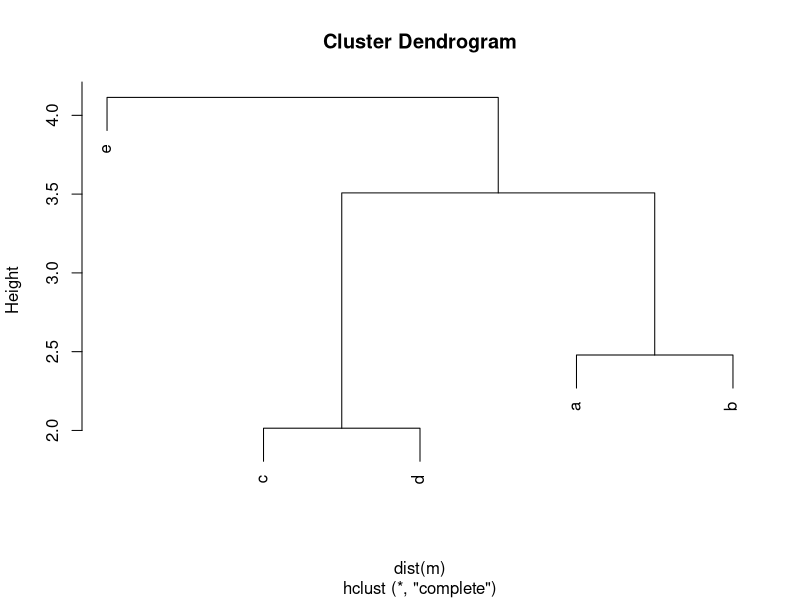
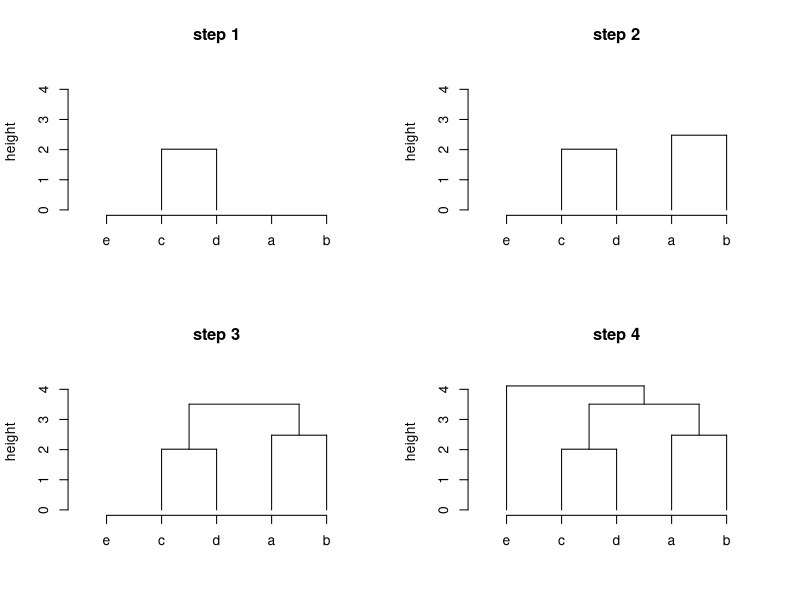
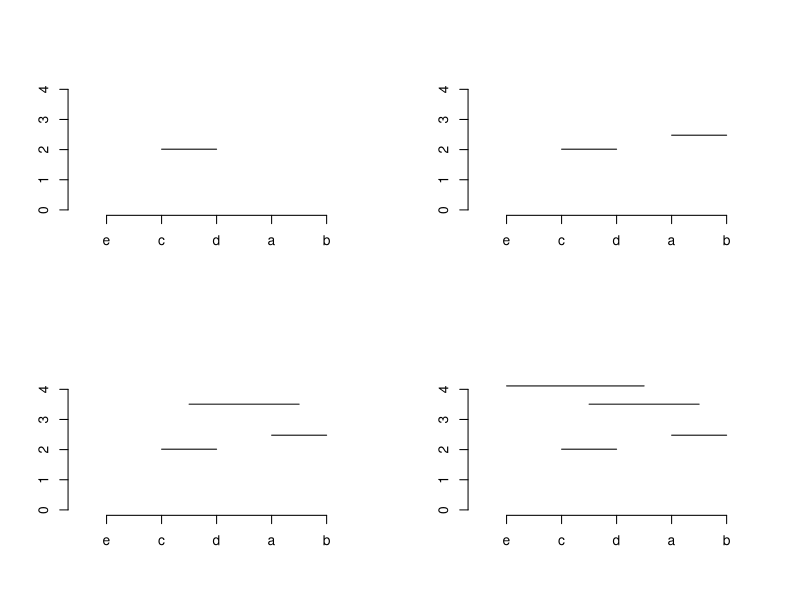
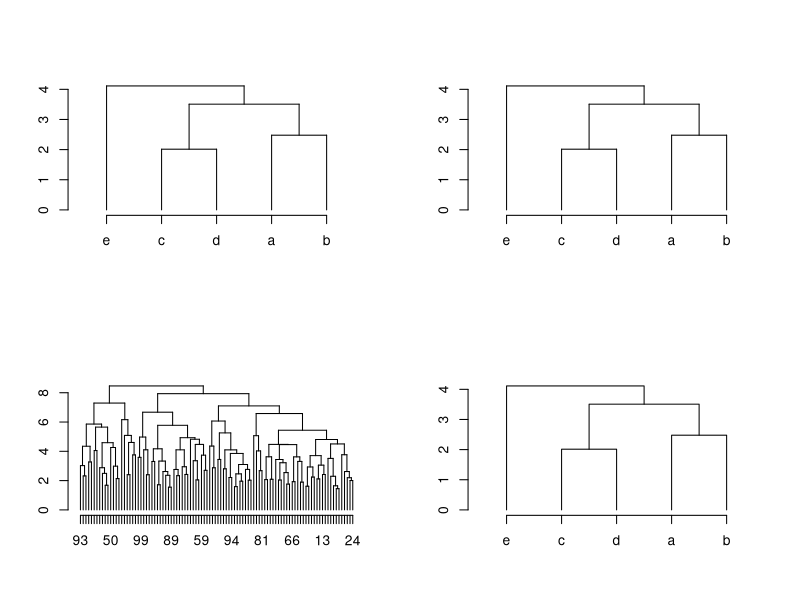
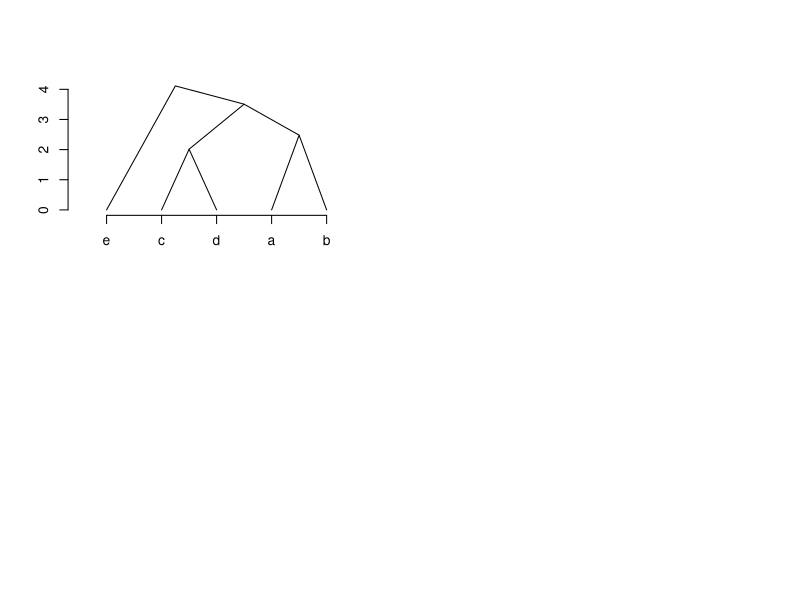

These charts were generated, in order, by the following R code:
## ---- chunk 1
library(knitr)
knitr::opts_chunk$set(
    error = FALSE,
    tidy  = FALSE,
    message = FALSE,
    warning = FALSE,
    fig.width = 5,
    fig.height = 5,
    fig.align = "center"
)
options("width" = 100)
## ---- chunk 2
set.seed(123456)
m = matrix(rnorm(25), 5)
rownames(m) = letters[1:5]
hc = hclust(dist(m))
## ---- chunk 3
hc
## ---- chunk 4
plot(hc)
## ---- chunk 5
str(hc)
## ---- chunk 6
hc$labels
hc$order
## ---- chunk 7
hc$order
## ---- chunk 8
hc$labels[hc$order]
## ---- chunk 9
hc$merge
hc$height
## ---- chunk 10
par(mfrow = c(2, 2))
x = order(hc$order)
midpoint = numeric(nrow(hc$merge))
plot(NULL, xlim = c(0.5, 5.5), ylim = c(0, max(hc$height)*1.1), axes = FALSE, ann = FALSE)
segments(x[3], hc$height[1], x[4], hc$height[1]); midpoint[1] = (x[3]+x[4])/2
segments(x[3], 0, x[3], hc$height[1])
segments(x[4], 0, x[4], hc$height[1])
axis(side = 1, at = 1:5, labels = hc$labels[hc$order])
axis(side = 2)
title("step 1", ylab = "height")

plot(NULL, xlim = c(0.5, 5.5), ylim = c(0, max(hc$height)*1.1), axes = FALSE, ann = FALSE)
segments(x[3], hc$height[1], x[4], hc$height[1]); midpoint[1] = (x[3]+x[4])/2
segments(x[3], 0, x[3], hc$height[1])
segments(x[4], 0, x[4], hc$height[1])
segments(x[1], hc$height[2], x[2], hc$height[2]); midpoint[2] = (x[1]+x[2])/2
segments(x[1], 0, x[1], hc$height[2])
segments(x[2], 0, x[2], hc$height[2])
axis(side = 1, at = 1:5, labels = hc$labels[hc$order])
axis(side = 2)
title("step 2", ylab = "height")

plot(NULL, xlim = c(0.5, 5.5), ylim = c(0, max(hc$height)*1.1), axes = FALSE, ann = FALSE)
segments(x[3], hc$height[1], x[4], hc$height[1]); midpoint[1] = (x[3]+x[4])/2
segments(x[3], 0, x[3], hc$height[1])
segments(x[4], 0, x[4], hc$height[1])
segments(x[1], hc$height[2], x[2], hc$height[2]); midpoint[2] = (x[1]+x[2])/2
segments(x[1], 0, x[1], hc$height[2])
segments(x[2], 0, x[2], hc$height[2])
segments(midpoint[1], hc$height[3], midpoint[2], hc$height[3]); midpoint[3] = (midpoint[1] + midpoint[2])/2
segments(midpoint[1], hc$height[1], midpoint[1], hc$height[3])
segments(midpoint[2], hc$height[2], midpoint[2], hc$height[3])
axis(side = 1, at = 1:5, labels = hc$labels[hc$order])
axis(side = 2)
title("step 3", ylab = "height")

plot(NULL, xlim = c(0.5, 5.5), ylim = c(0, max(hc$height)*1.1), axes = FALSE, ann = FALSE)
segments(x[3], hc$height[1], x[4], hc$height[1]); midpoint[1] = (x[3]+x[4])/2
segments(x[3], 0, x[3], hc$height[1])
segments(x[4], 0, x[4], hc$height[1])
segments(x[1], hc$height[2], x[2], hc$height[2]); midpoint[2] = (x[1]+x[2])/2
segments(x[1], 0, x[1], hc$height[2])
segments(x[2], 0, x[2], hc$height[2])
segments(midpoint[1], hc$height[3], midpoint[2], hc$height[3]); midpoint[3] = (midpoint[1] + midpoint[2])/2
segments(midpoint[1], hc$height[1], midpoint[1], hc$height[3])
segments(midpoint[2], hc$height[2], midpoint[2], hc$height[3])
segments(x[5], hc$height[4], midpoint[3], hc$height[4]); midpoint[4] = (x[5] + midpoint[4])/2
segments(x[5], 0, x[5], hc$height[4])
segments(midpoint[3], hc$height[3], midpoint[3], hc$height[4])
axis(side = 1, at = 1:5, labels = hc$labels[hc$order])
axis(side = 2)
title("step 4", ylab = "height")
## ---- chunk 11
hc$merge
## ---- chunk 12
hc$labels[hc$order]
## ---- chunk 13
# 1:5 是在x轴上的位置
map = structure(1:5, names = hc$labels[hc$order])
# 然后我们用这个有名字的向量获得对应原始顺序的变量
x = map[hc$labels]
x
## ---- chunk 14
x = order(hc$order)
x
## ---- chunk 15
plot(NULL, xlim = c(0.5, 5.5), ylim = c(0, max(hc$height)*1.1), axes = FALSE, ann = FALSE)
axis(side = 1, at = 1:5, labels = hc$labels[hc$order])
axis(side = 2)

# the first row in `merge` is '[1,]   -3   -4'
segments(x[3], hc$height[1], x[4], hc$height[1])
## ---- chunk 16
plot(NULL, xlim = c(0.5, 5.5), ylim = c(0, max(hc$height)*1.1), axes = FALSE, ann = FALSE)
axis(side = 1, at = 1:5, labels = hc$labels[hc$order])
axis(side = 2)

segments(x[3], hc$height[1], x[4], hc$height[1])
# the second row in `merge` is '[2,]   -1   -2'
segments(x[1], hc$height[2], x[2], hc$height[2])
## ---- chunk 17
plot(NULL, xlim = c(0.5, 5.5), ylim = c(0, max(hc$height)*1.1), axes = FALSE, ann = FALSE)
axis(side = 1, at = 1:5, labels = hc$labels[hc$order])
axis(side = 2)

segments(x[3], hc$height[1], x[4], hc$height[1])
segments(x[1], hc$height[2], x[2], hc$height[2])

midpoint = numeric(0)
midpoint[1] = (x[3]+x[4])/2
midpoint[2] = (x[1]+x[2])/2

# the third row in `merge` is '[3,]    1    2'
segments(midpoint[1], hc$height[3], midpoint[2], hc$height[3])
## ---- chunk 18
plot(NULL, xlim = c(0.5, 5.5), ylim = c(0, max(hc$height)*1.1), axes = FALSE, ann = FALSE)
axis(side = 1, at = 1:5, labels = hc$labels[hc$order])
axis(side = 2)

segments(x[3], hc$height[1], x[4], hc$height[1])
segments(x[1], hc$height[2], x[2], hc$height[2])

midpoint = numeric(0)
midpoint[1] = (x[3]+x[4])/2
midpoint[2] = (x[1]+x[2])/2

segments(midpoint[1], hc$height[3], midpoint[2], hc$height[3])

midpoint[3] = (midpoint[1] + midpoint[2])/2
# the third row in `merge` is '[4,]   -5    3'
segments(x[5], hc$height[4], midpoint[3], hc$height[4])
## ---- chunk 19
plot(NULL, xlim = c(0.5, 5.5), ylim = c(0, max(hc$height)*1.1), axes = FALSE, ann = FALSE)
axis(side = 1, at = 1:5, labels = hc$labels[hc$order])
axis(side = 2)

segments(x[3], hc$height[1], x[4], hc$height[1])
segments(x[3], 0, x[3], hc$height[1])
segments(x[4], 0, x[4], hc$height[1])

segments(x[1], hc$height[2], x[2], hc$height[2])
segments(x[1], 0, x[1], hc$height[2])
segments(x[2], 0, x[2], hc$height[2])

midpoint = numeric(0)
midpoint[1] = (x[3]+x[4])/2
midpoint[2] = (x[1]+x[2])/2

segments(midpoint[1], hc$height[3], midpoint[2], hc$height[3])
segments(midpoint[1], hc$height[3], midpoint[1], hc$height[1])
segments(midpoint[2], hc$height[3], midpoint[2], hc$height[2])

midpoint[3] = (midpoint[1] + midpoint[2])/2
segments(x[5], hc$height[4], midpoint[3], hc$height[4])
segments(midpoint[3], hc$height[4], midpoint[3], hc$height[3])
segments(x[5], 0, x[5], hc$height[4])
## ---- chunk 20
plot_hc = function(hc) {
    x = order(hc$order)
    nobs = length(x)

    if(length(hc$labels) == 0) {
        hc$labels = as.character(seq_along(hc$order))
    }

    plot(NULL, xlim = c(0.5, nobs + 0.5), ylim = c(0, max(hc$height)*1.1), axes = FALSE, ann = FALSE)
    axis(side = 1, at = 1:nobs, labels = hc$labels[hc$order])
    axis(side = 2)
        
    merge = hc$merge
    order = hc$order
    nr = nrow(merge)
    midpoint = numeric(nr)

    for(i in seq_len(nr)) {
        child1 = merge[i, 1]
        child2 = merge[i, 2]

        if(child1 < 0 && child2 < 0) { # both are leaves
            segments(x[ -child1 ], 
                     hc$height[i],
                     x[ -child2 ], 
                     hc$height[i])
            midpoint[i] = (x[ -child1 ] + x[ -child2 ])/2
            segments(x[ -child1 ], hc$height[i], x[ -child1 ], 0)
            segments(x[ -child2 ], hc$height[i], x[ -child2 ], 0)
        } else if(child1 < 0 && child2 > 0) {
            segments(x[ -child1 ], 
                     hc$height[i],
                     midpoint[ child2 ], 
                     hc$height[i])
            midpoint[i] = (x[ -child1 ] + midpoint[ child2 ])/2
            segments(x[ -child1 ], hc$height[i], x[ -child1 ], 0)
            segments(midpoint[ child2 ], hc$height[i], midpoint[ child2 ], hc$height[ child2 ])
        } else if(merge[i, 1] > 0 && merge[i, 2] < 0) {
            segments(midpoint[ child1 ], 
                     hc$height[i],
                     x[ -child2 ], 
                     hc$height[i])
            midpoint[i] = (midpoint[ child1 ] + x[ -child2 ])/2
            segments(midpoint[ child1 ], hc$height[i], midpoint[ child1 ], hc$height[ child1 ])
            segments(x[ -child2 ], hc$height[i], x[ -child2 ], 0)
        } else {
            segments(midpoint[ child1 ], 
                     hc$height[i],
                     midpoint[ child2 ], 
                     hc$height[i])
            midpoint[i] = (midpoint[ child1 ] + midpoint[ child2 ])/2
            segments(midpoint[ child1 ], hc$height[i], midpoint[ child1 ], hc$height[ child1 ])
            segments(midpoint[ child2 ], hc$height[i], midpoint[ child2 ], hc$height[ child2 ])
        }
    }
}
## ---- chunk 21
plot_hc(hc)
## ---- chunk 22
m2 = matrix(rnorm(1000), nrow = 100)
hc2 = hclust(dist(m2))
plot_hc(hc2)
## ---- chunk 23
plot_hc = function(hc) {
    x = order(hc$order)
    nobs = length(x)

    if(length(hc$labels) == 0) {
        hc$labels = as.character(seq_along(hc$order))
    }

    plot(NULL, xlim = c(0.5, nobs + 0.5), ylim = c(0, max(hc$height)*1.1), axes = FALSE, ann = FALSE)
    axis(side = 1, at = 1:nobs, labels = hc$labels[hc$order])
    axis(side = 2)
            
    merge = hc$merge
    order = hc$order
    height = hc$height
    nr = nrow(merge)
    midpoint = numeric(nr)

    for(i in seq_len(nr)) {
        child1 = merge[i, 1]
        child2 = merge[i, 2]

        if(child1 < 0 && child2 < 0) { # both are leaves
            midpoint[i] = (x[ -child1 ] + x[ -child2 ])/2
            parent_children_connections(
                x[-child1], 0,
                midpoint[i], height[i],
                x[-child2], 0
            )
        } else if(child1 < 0 && child2 > 0) {
            midpoint[i] = (x[ -child1 ] + midpoint[ child2 ])/2
            parent_children_connections(
                x[-child1], 0,
                midpoint[i], height[i],
                midpoint[child2], height[child2]
            )
        } else if(child1 > 0 && child2 < 0) {
            midpoint[i] = (midpoint[ child1 ] + x[ -child2 ])/2
            parent_children_connections(
                midpoint[child1], height[child1],
                midpoint[i], height[i],
                x[-child2], 0
            )
        } else {
            midpoint[i] = (midpoint[ child1 ] + midpoint[ child2 ])/2
            parent_children_connections(
                midpoint[child1], height[child1],
                midpoint[i], height[i],
                midpoint[child2], height[child2]
            )
        }
    }
}
## ---- chunk 24
parent_children_connections = function(left_x, left_y, top_x, top_y, right_x, right_y) {
    lines(c(left_x, left_x, right_x, right_x),
          c(left_y, top_y, top_y, right_y))
}
plot_hc(hc)
## ---- chunk 25
parent_children_connections = function(left_x, left_y, top_x, top_y, right_x, right_y) {
    lines(c(left_x, top_x, right_x),
          c(left_y, top_y, right_y))
}
plot_hc(hc)
